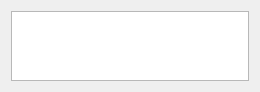
<ui version="4.0" >
 <class>BrowserForm</class>
 <widget class="QWidget" name="BrowserForm" >
  <property name="geometry" >
   <rect>
    <x>0</x>
    <y>0</y>
    <width>260</width>
    <height>79</height>
   </rect>
  </property>
  <property name="windowTitle" >
   <string>Form</string>
  </property>
  <layout class="QGridLayout" >
   <item row="0" column="0" >
    <widget class="QTreeView" name="treeView" >
     <property name="statusTip" >
      <string>Click right for context menu</string>
     </property>
    </widget>
   </item>
  </layout>
 </widget>
 <resources/>
 <connections/>
</ui>
